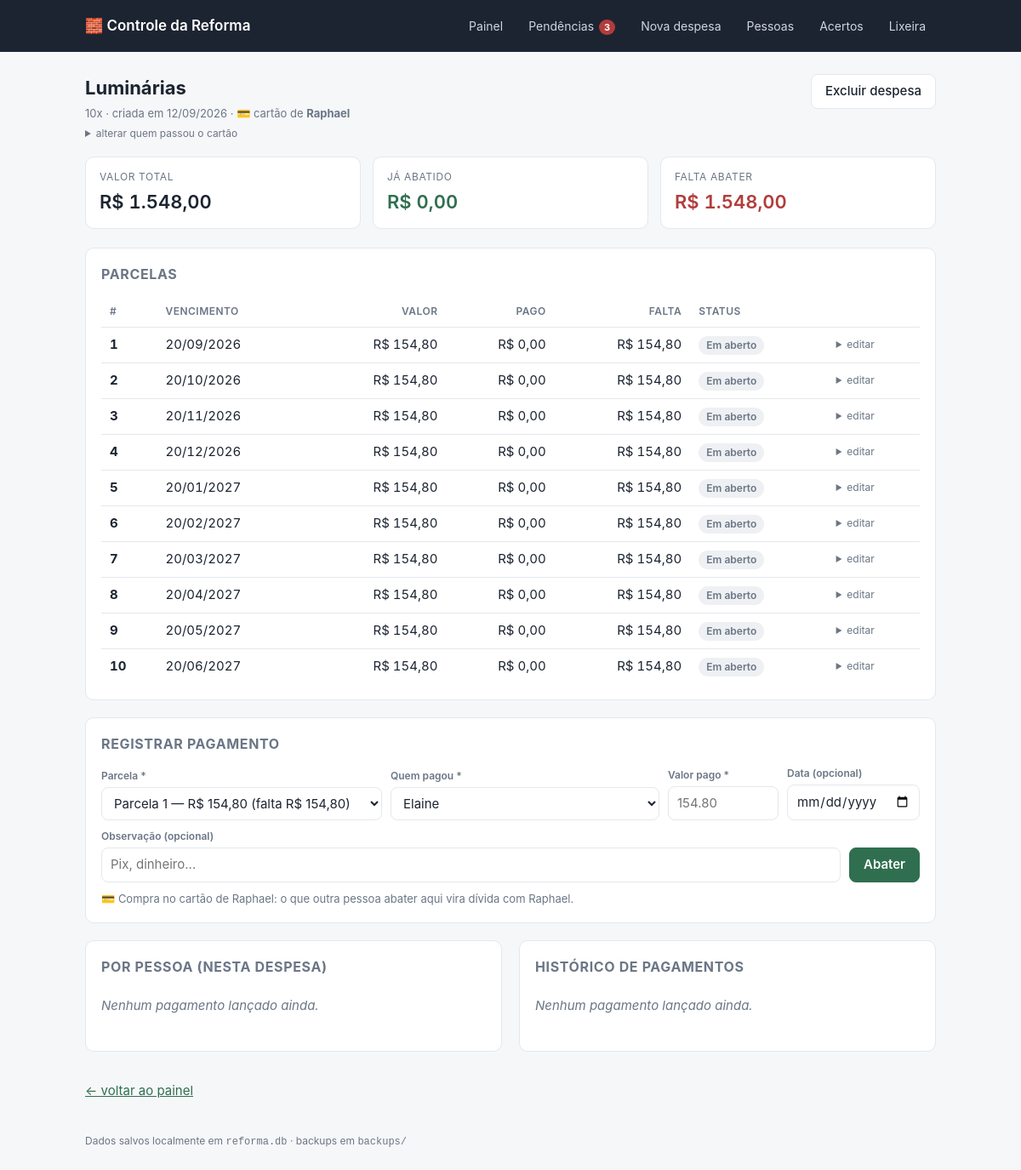
The app's page /despesas/2 with its own data.
### tables this page shows
CREATE TABLE despesa (
    id            INTEGER PRIMARY KEY AUTOINCREMENT,
    nome          TEXT NOT NULL,
    categoria     TEXT,
    observacao    TEXT,
    valor_total   INTEGER NOT NULL,          -- centavos
    qtd_parcelas  INTEGER NOT NULL,
    criado_em     TEXT NOT NULL DEFAULT (datetime('now','localtime'))
, excluido_em TEXT, pagador_id INTEGER REFERENCES pessoa(id));

CREATE TABLE pessoa (
    id      INTEGER PRIMARY KEY AUTOINCREMENT,
    nome    TEXT NOT NULL UNIQUE,
    ativo   INTEGER NOT NULL DEFAULT 1
);

CREATE TABLE parcela (
    id          INTEGER PRIMARY KEY AUTOINCREMENT,
    despesa_id  INTEGER NOT NULL REFERENCES despesa(id) ON DELETE CASCADE,
    numero      INTEGER NOT NULL,
    valor       INTEGER NOT NULL,            -- centavos
    vencimento  TEXT,                        -- YYYY-MM-DD (opcional)
    UNIQUE (despesa_id, numero)
);

### app.py (the view)
@app.route("/despesas/<int:despesa_id>")
def detalhe_despesa(despesa_id):
    despesa = db.obter_despesa(despesa_id)
    if not despesa:
        flash("Despesa não encontrada.", "erro")
        return redirect(url_for("index"))
    parcelas = db.listar_parcelas(despesa_id)
    pago = sum(p["pago"] for p in parcelas)
    return render_template(
        "despesa.html",
        despesa=despesa,
        parcelas=parcelas,
        pago=pago,
        saldo=despesa["valor_total"] - pago,
        pagamentos=db.listar_pagamentos_despesa(despesa_id),
        por_pessoa=db.resumo_pessoas_despesa(despesa_id),
        todas_pessoas=db.listar_pessoas(),
    )

### app.py (called while the page is built)
def brl(centavos):
    if centavos is None:
        centavos = 0
    sinal = "-" if centavos < 0 else ""
    centavos = abs(int(centavos))
    inteiro, cents = divmod(centavos, 100)
    return f"{sinal}R$ {inteiro:,.0f}".replace(",", ".") + f",{cents:02d}"

def data_br(iso):
    if not iso:
        return "—"
    partes = str(iso)[:10].split("-")
    return "/".join(reversed(partes)) if len(partes) == 3 else iso

@app.after_request
def backup_apos_alteracao(response):
    if request.method == "POST":
        try:
            backup.fazer_backup()
        except Exception as e:  # backup nunca pode derrubar o app
            print(f"[backup] falhou: {e}")
    return response

def calcular_pendencias():
    hoje = date.today()
    grupos = {"vencidas": [], "proximas": [], "futuras": []}
    for pc in db.parcelas_pendentes():
        try:
            dias = (date.fromisoformat(pc["vencimento"]) - hoje).days
        except ValueError:
            continue
        item = dict(pc, dias=dias, falta=pc["valor"] - pc["pago"])
        if dias < 0:
            grupos["vencidas"].append(item)
        elif dias <= DIAS_AVISO:
            grupos["proximas"].append(item)
        else:
            grupos["futuras"].append(item)
    return grupos

@app.context_processor
def inject_globals():
    pend = calcular_pendencias()
    acertos_pendentes = [s for s in db.saldos_entre_pessoas() if s["valor"] > 0]
    return {
        "pessoas_ativas": db.listar_pessoas(somente_ativas=True),
        "hoje": date.today().isoformat(),
        "pend": pend,
        "acertos_pendentes": acertos_pendentes,
        "dias_aviso": DIAS_AVISO,
        "qtd_pendencias": len(pend["vencidas"]) + len(pend["proximas"]) + len(acertos_pendentes),
    }

### db.py (called while the page is built)
def connect():
    conn = sqlite3.connect(DB_PATH)
    conn.row_factory = sqlite3.Row
    conn.execute("PRAGMA foreign_keys = ON")
    return conn

@contextmanager
def get_db():
    conn = connect()
    try:
        yield conn
        conn.commit()
    except Exception:
        conn.rollback()
        raise
    finally:
        conn.close()

def listar_pessoas(somente_ativas=False):
    with get_db() as conn:
        sql = "SELECT * FROM pessoa"
        if somente_ativas:
            sql += " WHERE ativo = 1"
        sql += " ORDER BY nome COLLATE NOCASE"
        return conn.execute(sql).fetchall()

### templates/despesa.html (shortened to what this page needs)
{% extends "base.html" %}
{% block conteudo %}
<div class="cabecalho-pagina">
  <div>
    <h1>{{ despesa.nome }}</h1>
    <p class="suave pequeno" style="margin:0">
      {{ despesa.qtd_parcelas }}x · criada em {{ despesa.criado_em|data_br }}
      · {% if despesa.pagador %}💳 cartão de <strong>{{ despesa.pagador }}</strong>{% else %}sem cartão{% endif %}
    </p>
    <details class="editar" style="margin-top:4px">
      <summary>alterar quem passou o cartão</summary>
    </details>
  </div>
  {% if despesa.excluido_em %}
  <form method="post" action="{{ url_for('restaurar_despesa', despesa_id=despesa.id) }}">
    <button type="submit">Restaurar despesa</button>
  </form>
  {% else %}
  <form method="post" action="{{ url_for('remover_despesa', despesa_id=despesa.id) }}"
        onsubmit="return confirm('Mover a despesa “{{ despesa.nome }}” para a lixeira? Dá para restaurar depois.')">
    <button class="secundario" type="submit">Excluir despesa</button>
  </form>
  {% endif %}
</div>
<div class="grid-cards">
  <div class="stat"><div class="rotulo">Valor total</div><div class="valor">{{ despesa.valor_total|brl }}</div></div>
  <div class="stat verde"><div class="rotulo">Já abatido</div><div class="valor">{{ pago|brl }}</div></div>
  <div class="stat vermelho"><div class="rotulo">Falta abater</div><div class="valor">{{ saldo|brl }}</div></div>
</div>
<div class="card">
  <h2>Parcelas</h2>
  <div class="tabela-scroll">
  <table>
    <thead>
      <tr><th>#</th><th>Vencimento</th><th class="num">Valor</th><th class="num">Pago</th><th class="num">Falta</th><th>Status</th><th></th></tr>
    </thead>
    <tbody>
      {% for pc in parcelas %}
      {% set falta = pc.valor - pc.pago %}
      <tr>
        <td><strong>{{ pc.numero }}</strong></td>
        <td>{{ pc.vencimento|data_br }}{% if falta > 0 and pc.vencimento and pc.vencimento < hoje %} <span class="tag vencida">vencida</span>{% endif %}</td>
        <td class="num">{{ pc.valor|brl }}</td>
        <td class="num">{{ pc.pago|brl }}</td>
        <td class="num">{{ falta|brl }}</td>
        <td>
          {% if falta <= 0 %}<span class="tag ok">Paga</span>
          {% elif pc.pago > 0 %}<span class="tag parcial">Parcial</span>
          {% else %}<span class="tag aberta">Em aberto</span>{% endif %}
        </td>
        <td>
          <details class="editar">
            <summary>editar</summary>
          </details>
        </td>
      </tr>
      {% endfor %}
    </tbody>
  </table>
  </div>
</div>
<div class="card" id="abater">
  <h2>Registrar pagamento</h2>
  {% if despesa.excluido_em %}
    <p class="vazio">Restaure a despesa para lançar pagamentos.</p>
  {% elif pessoas_ativas %}
  <form method="post" action="{{ url_for('novo_pagamento') }}" class="linha">
    <div class="campo cresce">
      <label for="parcela_id">Parcela *</label>
      {% set ns = namespace(sel=false) %}
      {% set escolhida = request.args.get('parcela', 0)|int %}
      <select id="parcela_id" name="parcela_id" required onchange="sugerirValor()">
        {% for pc in parcelas %}
        <option value="{{ pc.id }}" data-falta="{{ '%.2f'|format((pc.valor - pc.pago) / 100) }}"
          {% if (escolhida and pc.id == escolhida) or (not escolhida and (pc.valor - pc.pago) > 0 and not ns.sel) %}selected{% set ns.sel = true %}{% endif %}>
          Parcela {{ pc.numero }} — {{ pc.valor|brl }} (falta {{ (pc.valor - pc.pago)|brl }})
        </option>
        {% endfor %}
      </select>
    </div>
    <div class="campo cresce">
      <label for="pessoa_id">Quem pagou *</label>
      <select id="pessoa_id" name="pessoa_id" required>
        {% for p in pessoas_ativas %}<option value="{{ p.id }}">{{ p.nome }}</option>{% endfor %}
      </select>
    </div>
    <div class="campo">
      <label for="valor">Valor pago *</label>
      <input id="valor" name="valor" required inputmode="decimal" placeholder="750,00" style="width:130px">
    </div>
    <div class="campo">
      <label for="data">Data (opcional)</label>
      <input id="data" name="data" type="date">
    </div>
    <div class="campo cresce">
      <label for="observacao">Observação (opcional)</label>
      <input id="observacao" name="observacao" placeholder="Pix, dinheiro...">
    </div>
    <button type="submit">Abater</button>
  </form>
  {% if despesa.pagador %}
  <p class="pequeno suave" style="margin:10px 0 0">
    💳 Compra no cartão de {{ despesa.pagador }}: o que outra pessoa abater aqui vira dívida com {{ despesa.pagador }}.
  </p>
  {% endif %}
  {% else %}
    <p class="vazio">Cadastre pelo menos uma pessoa em <a href="{{ url_for('pessoas') }}">Pessoas</a> para lançar pagamentos.</p>
  {% endif %}
</div>
<div class="duas-colunas">
  <div class="card">
    <h2>Por pessoa (nesta despesa)</h2>
    {% if por_pessoa %}
    <table>
      <thead><tr><th>Pessoa</th><th class="num">Pagou</th><th class="num">% da despesa</th></tr></thead>
      <tbody>
        {% for p in por_pessoa %}
        <tr>
          <td><a href="{{ url_for('detalhe_pessoa', pessoa_id=p.id) }}">{{ p.nome }}</a></td>
          <td class="num"><strong>{{ p.total|brl }}</strong></td>
          <td class="num">{{ (0 if despesa.valor_total == 0 else p.total * 100 / despesa.valor_total)|round(1) }}%</td>
        </tr>
        {% endfor %}
        <tr>
          <td class="suave">Falta abater</td>
          <td class="num suave">{{ saldo|brl }}</td>
          <td class="num suave">{{ (0 if despesa.valor_total == 0 else saldo * 100 / despesa.valor_total)|round(1) }}%</td>
        </tr>
      </tbody>
    </table>
    {% else %}<p class="vazio">Nenhum pagamento lançado ainda.</p>{% endif %}
  </div>
  <div class="card">
    <h2>Histórico de pagamentos</h2>
    {% if pagamentos %}
    <div class="tabela-scroll">
    <table>
      <thead><tr><th>Data</th><th>Pessoa</th><th>Parc.</th><th class="num">Valor</th><th></th></tr></thead>
      <tbody>
        {% for pg in pagamentos %}
        <tr>
          <td>{{ pg.data|data_br }}</td>
          <td>{{ pg.pessoa }}
            {% if despesa.pagador_id and pg.pessoa_id != despesa.pagador_id %}<div class="pequeno suave">→ deve a {{ despesa.pagador }}</div>{% endif %}
            {% if pg.observacao %}<div class="pequeno suave">{{ pg.observacao }}</div>{% endif %}</td>
          <td>{{ pg.parcela_numero }}</td>
          <td class="num">{{ pg.valor|brl }}</td>
          <td class="num">
            <form method="post" action="{{ url_for('remover_pagamento', pagamento_id=pg.id) }}"
                  onsubmit="return confirm('Remover este pagamento?')">
              <button class="link" type="submit" title="Remover">✕</button>
            </form>
          </td>
        </tr>
        {% endfor %}
      </tbody>
    </table>
    </div>
    {% else %}<p class="vazio">Nenhum pagamento lançado ainda.</p>{% endif %}
  </div>
</div>
<p><a href="{{ url_for('index') }}">← voltar ao painel</a></p>
{% endblock %}

### static/style.css (style rules this page uses)
:root { --bg: #f6f7f9; --card: #ffffff; --linha: #e4e7ec; --texto: #1c2431; --suave: #6b7686; --acento: #2f6f4f; --acento-claro: #e8f3ec; --alerta: #b23c3c; --alerta-claro: #fdecec; --aviso: #a5741a; --aviso-claro: #fdf4e3; --raio: 10px; }
* { box-sizing: border-box; }
body { margin: 0; background: var(--bg); color: var(--texto); font: 15px/1.5 -apple-system, BlinkMacSystemFont, "Segoe UI", Roboto, Helvetica, Arial, sans-serif; }
h1 { font-size: 22px; margin: 0 0 4px; }
h2 { font-size: 16px; margin: 0 0 14px; text-transform: uppercase; letter-spacing: .04em; color: var(--suave); }
a { color: var(--acento); }
.card { background: var(--card); border: 1px solid var(--linha); border-radius: var(--raio); padding: 18px; margin-bottom: 20px; }
.grid-cards { display: grid; grid-template-columns: repeat(auto-fit, minmax(180px, 1fr)); gap: 14px; margin-bottom: 22px; }
.stat { background: var(--card); border: 1px solid var(--linha); border-radius: var(--raio); padding: 14px 16px; }
.stat .rotulo { font-size: 12px; text-transform: uppercase; letter-spacing: .05em; color: var(--suave); }
.stat .valor { font-size: 22px; font-weight: 600; margin-top: 4px; font-variant-numeric: tabular-nums; }
.stat.verde .valor { color: var(--acento); }
.stat.vermelho .valor { color: var(--alerta); }
table { width: 100%; border-collapse: collapse; font-variant-numeric: tabular-nums; }
th, td { padding: 9px 10px; text-align: left; border-bottom: 1px solid var(--linha); vertical-align: middle; }
th { font-size: 12px; text-transform: uppercase; letter-spacing: .04em; color: var(--suave); font-weight: 600; }
td.num, th.num { text-align: right; }
tr:last-child td { border-bottom: none; }
.tabela-scroll { overflow-x: auto; }
.tag { display: inline-block; padding: 2px 9px; border-radius: 999px; font-size: 12px; font-weight: 600; }
.tag.aberta { background: #eef0f3; color: var(--suave); }
form.linha { display: flex; gap: 10px; flex-wrap: wrap; align-items: flex-end; }
.campo { display: flex; flex-direction: column; gap: 4px; }
.campo label { font-size: 12px; color: var(--suave); font-weight: 600; }
.campo.cresce { flex: 1 1 180px; }
button { font: inherit; font-weight: 600; padding: 8px 16px; border-radius: 8px; border: 1px solid var(--acento); background: var(--acento); color: #fff; cursor: pointer; }
button.secundario { background: #fff; color: var(--texto); border-color: var(--linha); font-weight: 500; }
.vazio { color: var(--suave); font-style: italic; padding: 8px 0; }
.suave { color: var(--suave); }
.pequeno { font-size: 13px; }
.cabecalho-pagina { display: flex; justify-content: space-between; align-items: flex-start; gap: 16px; flex-wrap: wrap; margin-bottom: 18px; }
.duas-colunas { display: grid; grid-template-columns: 1fr 1fr; gap: 20px; }
details.editar summary { cursor: pointer; font-size: 12px; color: var(--suave); }

### records on screen
despesa: nome "Luminárias", qtd_parcelas "10", criado_em|data_br "12/09/2026", valor_total|brl "R$ 1.548,00"
pessoa: pagador "Raphael"
parcela: numero "1", vencimento|data_br "20/09/2026", valor|brl "R$ 154,80", pago|brl "R$ 0,00", falta "R$ 154,80"
parcela: numero "2", vencimento|data_br "20/10/2026", valor|brl "R$ 154,80", pago|brl "R$ 0,00", falta "R$ 154,80"
parcela: numero "3", vencimento|data_br "20/11/2026", valor|brl "R$ 154,80", pago|brl "R$ 0,00", falta "R$ 154,80"
parcela: numero "4", vencimento|data_br "20/12/2026", valor|brl "R$ 154,80", pago|brl "R$ 0,00", falta "R$ 154,80"
parcela: numero "5", vencimento|data_br "20/01/2027", valor|brl "R$ 154,80", pago|brl "R$ 0,00", falta "R$ 154,80"
parcela: numero "6", vencimento|data_br "20/02/2027", valor|brl "R$ 154,80", pago|brl "R$ 0,00", falta "R$ 154,80"
parcela: numero "7", vencimento|data_br "20/03/2027", valor|brl "R$ 154,80", pago|brl "R$ 0,00", falta "R$ 154,80"
parcela: numero "8", vencimento|data_br "20/04/2027", valor|brl "R$ 154,80", pago|brl "R$ 0,00", falta "R$ 154,80"
parcela: numero "9", vencimento|data_br "20/05/2027", valor|brl "R$ 154,80", pago|brl "R$ 0,00", falta "R$ 154,80"
parcela: numero "10", vencimento|data_br "20/06/2027", valor|brl "R$ 154,80", pago|brl "R$ 0,00", falta "R$ 154,80"

### other values on screen
{{ qtd_pendencias }} "3"
{{ pago|brl }} "R$ 0,00"
{{ saldo|brl }} "R$ 1.548,00"
form field pessoa_id "Elaine"
